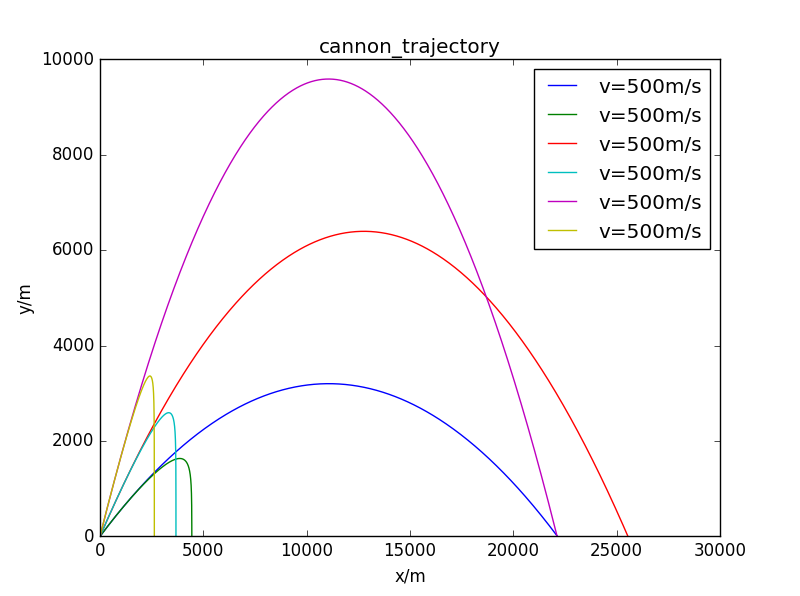

Write Python code to recreate this figure.
from pylab import *
from math import *

g = 9.8
b2m = 1e-5

class flight_state:
	def __init__(self, _x = 0, _y = 0, _vx = 0, _vy = 0, _t = 0):
		self.x = _x
		self.y = _y
		self.vx = _vx
		self.vy = _vy
		self.t = _t
        
class cannon:
    def __init__(self, _fs = flight_state(0, 0, 0, 0, 0), _dt = 0.1):
        self.cannon_flight_state = []
        self.cannon_flight_state.append(_fs)
        self.dt = _dt
        #print self.cannon_flight_state[-1].x, self.cannon_flight_state[-1].y, self.cannon_flight_state[-1].vx, self.cannon_flight_state[-1].vy

    def next_state(self, current_state):
        global g
        next_x = current_state.x + current_state.vx * self.dt
        next_vx = current_state.vx
        next_y = current_state.y + current_state.vy * self.dt
        next_vy = current_state.vy - g * self.dt
        #print next_x, next_y
        return flight_state(next_x, next_y, next_vx, next_vy, current_state.t + self.dt)

    def shoot(self):
        while not(self.cannon_flight_state[-1].y < 0):
            self.cannon_flight_state.append(self.next_state(self.cannon_flight_state[-1]))
            #print self.cannon_flight_state[-1].x, self.cannon_flight_state[-1].y, self.cannon_flight_state[-1].vx, self.cannon_flight_state[-1].vy

        r = - self.cannon_flight_state[-2].y / self.cannon_flight_state[-1].y
        self.cannon_flight_state[-1].x = (self.cannon_flight_state[-2].x + r * self.cannon_flight_state[-1].x) / (r + 1)
        self.cannon_flight_state[-1].y = 0

    def show_trajectory(self):
        x = []
        y = []
        for fs in self.cannon_flight_state:
            x.append(fs.x)
            y.append(fs.y)
        
        plt.xlabel("x/m")
        plt.ylabel("y/m")
        plt.title("cannon_trajectory")
        plot(x,y,label="v=500m/s")
        #show()

class drag_cannon(cannon):
    def next_state(self, current_state):
        global g, b2m
        v = sqrt(current_state.x * current_state.x + current_state.y * current_state.y)
        next_x = current_state.x + current_state.vx * self.dt
        next_vx = current_state.vx - b2m * v * current_state.vx * self.dt
        next_y = current_state.y + current_state.vy * self.dt
        next_vy = current_state.vy - g * self.dt - b2m * v * current_state.vy * self.dt
        #print next_x, next_y
        return flight_state(next_x, next_y, next_vx, next_vy, current_state.t + self.dt)

class adiabatic_drag_cannon(cannon):
    def next_state(self, current_state):
        pass


a = cannon(flight_state(0, 0, 500 * cos(pi / 6), 500 * sin(pi / 6), 0), _dt = 0.1)
a.shoot()
a_d = drag_cannon(flight_state(0, 0, 500 * cos(pi / 6), 500 * sin(pi / 6), 0), _dt = 0.1)
a_d.shoot()

b = cannon(flight_state(0, 0, 500 * cos(pi / 4), 500 * sin(pi / 4) ,0), _dt = 0.1)
b.shoot()
b_d = drag_cannon(flight_state(0, 0, 500 * cos(pi / 4 ), 500 * sin(pi /4), 0), _dt = 0.1)
b_d.shoot()


c = cannon(flight_state(0, 0, 500 * cos(pi / 3), 500 * sin(pi / 3), 0), _dt = 0.1)
c.shoot()
c_d = drag_cannon(flight_state(0, 0, 500 * cos(pi / 3), 500 * sin(pi / 3), 0), _dt = 0.1)
c_d.shoot()

a.show_trajectory()
a_d.show_trajectory()
b.show_trajectory()
b_d.show_trajectory()
c.show_trajectory()
c_d.show_trajectory()

legend()
show()
